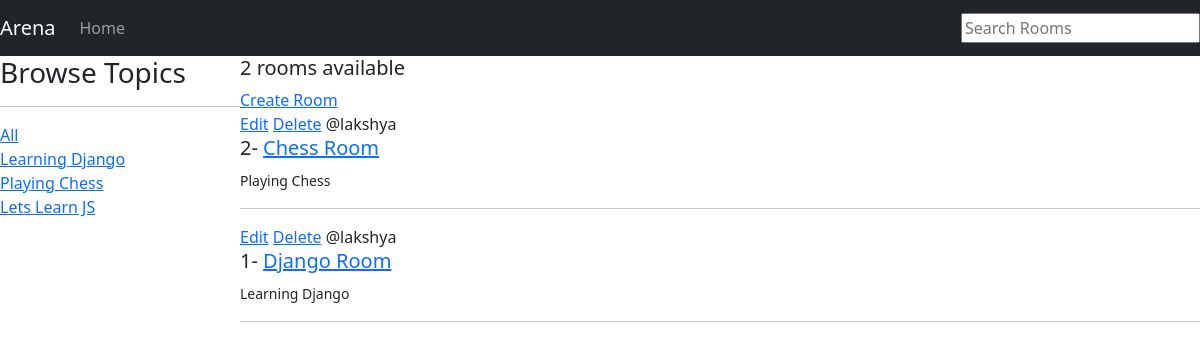
Before: / with the older database file.
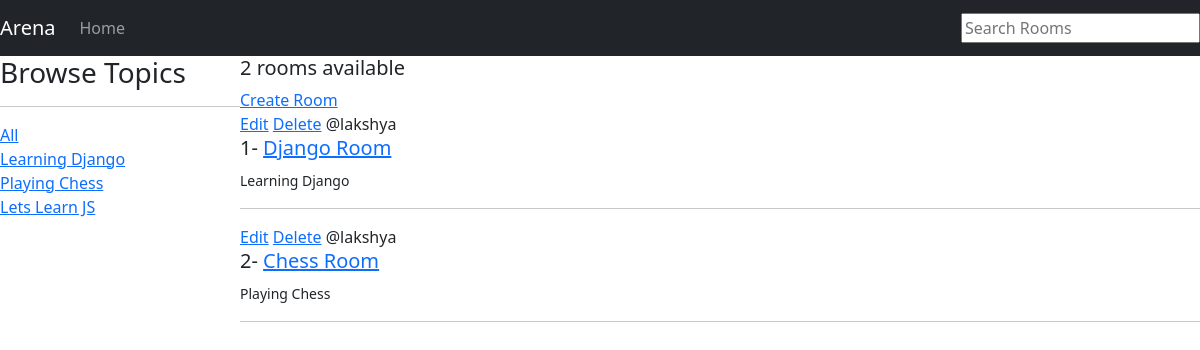
After: the same page with the newer database file.
### myapp/models.py (models this page shows, shortened)
class Topic(models.Model):
    name = models.CharField(max_length=100)

class Room(models.Model):
    host =  models.ForeignKey(User, on_delete=models.SET_NULL, null= True)
    topic = models.ForeignKey(Topic, on_delete=models.SET_NULL, null= True)
    name = models.CharField(max_length=100)
    description = models.TextField(null=True, blank=True)
    updated = models.DateField(auto_now=True)
    created = models.DateTimeField(auto_now_add=True)
    class Meta:
        ordering = ['-updated','-created']

### myapp/views.py (the view)
# urls.py: 2. Add a URL to urlpatterns:  path('', views.home, name='home')
def home(request):
    q = request.GET.get('q') if request.GET.get('q') != None else ''
    rooms = Room.objects.filter(
        Q(topic__name__icontains = q) | Q(name__icontains = q) | Q(description__icontains = q)
    )
    topics = Topic.objects.all()
    room_count = rooms.count()
    context = {"rooms":rooms , "topics":topics, "room_count":room_count}
    return render(request, "home.html",context)

### templates/home.html (shortened to what this page needs)
{% extends 'main.html' %} {%block content%}
<div class="home-container">
  <div>
    <h3>Browse Topics</h3>
    <hr>
    <a href="{% url 'home' %}">All</a>
    {% for topic in topics%}
        <div>
          <a href="{% url 'home' %}?q={{topic.name}}">{{topic.name}}</a>
        </div>
    {%endfor%}
  </div>
  <div>
    <h5>{{room_count}} rooms available</h5>
    <a href="{% url 'create-room' %}">Create Room</a>
  <div>
      {% for room in rooms%}
      <div>
          <a href="{% url 'update-room' room.id  %}">Edit</a>
          <a href="{% url 'delete-room' room.id %}">Delete</a>
          <span>@{{room.host.username}}</span>
          <h5>{{room.id}}- <a href="/room/{{room.id}}">{{room.name}}</a></h5>
          <small>{{room.topic.name}}</small>
          <hr>
          </div>
        {% endfor %}
        </div>
  </div>
{%endblock content%}

### templates/main.html (shortened to what this page needs)
<!DOCTYPE html>
<html lang="en">
  <head>
    <link
      href="https://cdn.jsdelivr.net/npm/bootstrap@5.1.3/dist/css/bootstrap.min.css"
      rel="stylesheet"
    />
  </head>
  <body>
    {% include 'navbar.html' %} {%block content%} {%endblock content%}
  </body>
</html>

### templates/navbar.html (shortened to what this page needs)
<nav class="navbar navbar-expand-lg navbar-dark bg-dark">
  <a class="navbar-brand" href="/">Arena</a>
  <div class="collapse navbar-collapse" id="navbarNav">
    <ul class="navbar-nav">
      <li class="nav-item active">
        <a class="nav-link" href="/">Home </a>
      </li>
    </ul>
  </div>
  <form method="GET" action="{% url 'home' %}">
    <input type="text" name="q" placeholder="Search Rooms" />
  </form>
</nav>

### templates/home.html (style rules this page uses)
.home-container { display: grid; grid-template-columns: 1fr 4fr; }

Changed rows visible on the page:
changed Room "Django Room": moves up the list
